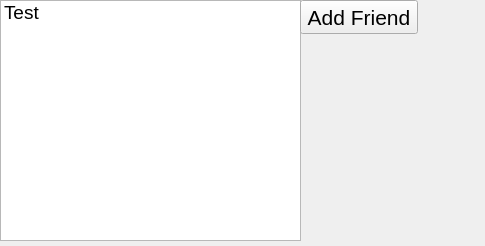
<?xml version="1.0" encoding="UTF-8"?>
<ui version="4.0">
 <class>Online</class>
 <widget class="QWidget" name="Online">
  <property name="geometry">
   <rect>
    <x>0</x>
    <y>0</y>
    <width>485</width>
    <height>246</height>
   </rect>
  </property>
  <property name="font">
   <font>
    <pointsize>14</pointsize>
   </font>
  </property>
  <property name="windowTitle">
   <string>Form</string>
  </property>
  <widget class="QListWidget" name="listWidget">
   <property name="geometry">
    <rect>
     <x>0</x>
     <y>0</y>
     <width>301</width>
     <height>241</height>
    </rect>
   </property>
   <property name="font">
    <font>
     <pointsize>14</pointsize>
    </font>
   </property>
   <item>
    <property name="text">
     <string>Test</string>
    </property>
   </item>
  </widget>
  <widget class="QPushButton" name="pushButton">
   <property name="geometry">
    <rect>
     <x>300</x>
     <y>0</y>
     <width>118</width>
     <height>34</height>
    </rect>
   </property>
   <property name="font">
    <font>
     <pointsize>16</pointsize>
    </font>
   </property>
   <property name="text">
    <string>Add Friend</string>
   </property>
  </widget>
 </widget>
 <resources/>
 <connections/>
</ui>
